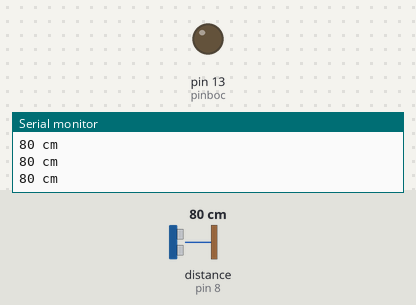
A sketch run on a simulated Arduino Uno, built with avr-gcc and run on an emulated ATmega328P. On the bench: output pins drawn as LEDs (lit = HIGH), the last lines printed to the serial monitor. Wiring (inferred from the names in the program): ultrasonic range finder: trigger pin 9; echo pin 8. The test bench sets the inputs (shaded band); at power-on: distance to the obstacle (sensor on pin 8) 80 cm. The echo pulse lasts 58.3 µs per cm; pins used as bus, display or sensor lines are not drawn.

Above: at 1.2 s.
1.3 s: distance to the obstacle (sensor on pin 8) set to 2 cm
At 2.0 s:
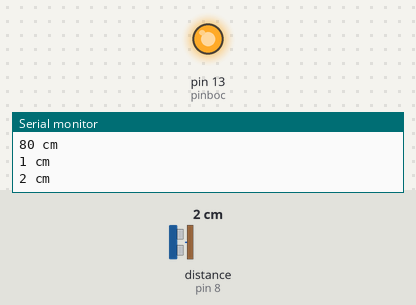
3.1 s: distance to the obstacle (sensor on pin 8) set to 9 cm
At 4.6 s:
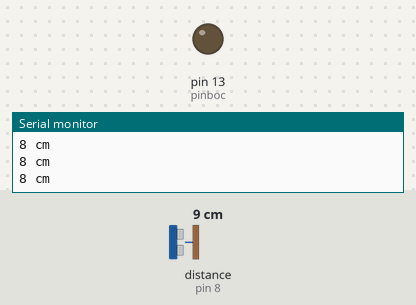
4.9 s: distance to the obstacle (sensor on pin 8) set to 4 cm
At 6.5 s:
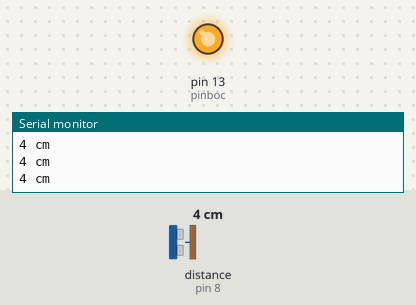
Timing chart, 0 to 8.0 s (numbered marks = the images above; inputs shaded):
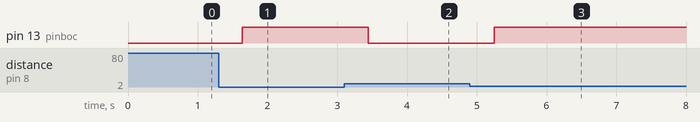

The sketch:

Tarea_5.ino
```cpp
// DECLARACION DE VARIABLES PARA PINES
const int pinecho = 8;
const int pintrigger = 9;
const int pinboc = 13;

// VARIABLES PARA CALCULOS
unsigned int tiempo, distancia;

void setup() {
// COMUNICACION SERIAL
  Serial.begin(9600);

// PINES DE ENTRADA Y SALIDA
  pinMode(pinecho, INPUT);
  pinMode(pintrigger, OUTPUT);
  pinMode(13, OUTPUT);
}

void loop() {
// PULSO DE DISPARO "TRIGGER"
  digitalWrite(pintrigger, LOW);
  delayMicroseconds(2);
  digitalWrite(pintrigger, HIGH);
// EL PULSO DURA AL MENOS 10 uS EN ESTADO ALTO
  delayMicroseconds(10);
  digitalWrite(pintrigger, LOW);

// MIDE EL TIEMPO EN ESTADO ALTO DEL PIN "ECHO"
// EL PULSO ES PROPORCIONAL A LA DISTANCIA MEDIDA
  tiempo = pulseIn(pinecho, HIGH);

// LA VEL SONIDO = 29 us POR CENTIMETRO
// T/58 (TIEMPO QUE TARDA RECORRER IDA Y VUELTA X [cm])
  distancia = tiempo / 58;

// ENVIAR EL RESULTADO AL MONITOR SERIAL
  Serial.print(distancia);
  Serial.println(" cm");
  delay(200);

  // ENCENDER EL LED CUANDO SE CUMPLA CON CIERTA DISTANCIA
  if (distancia <= 5) {
    digitalWrite(13, HIGH);
    delay(100);
  } else {
    digitalWrite(13, LOW);
  }
}
```

Measured:
- after the input at 1.3 s, pin 13 (pinboc): LOW → HIGH after 0.34 s
- after the input at 3.1 s, pin 13 (pinboc): HIGH → LOW after 0.34 s
- after the input at 4.9 s, pin 13 (pinboc): LOW → HIGH after 0.35 s
